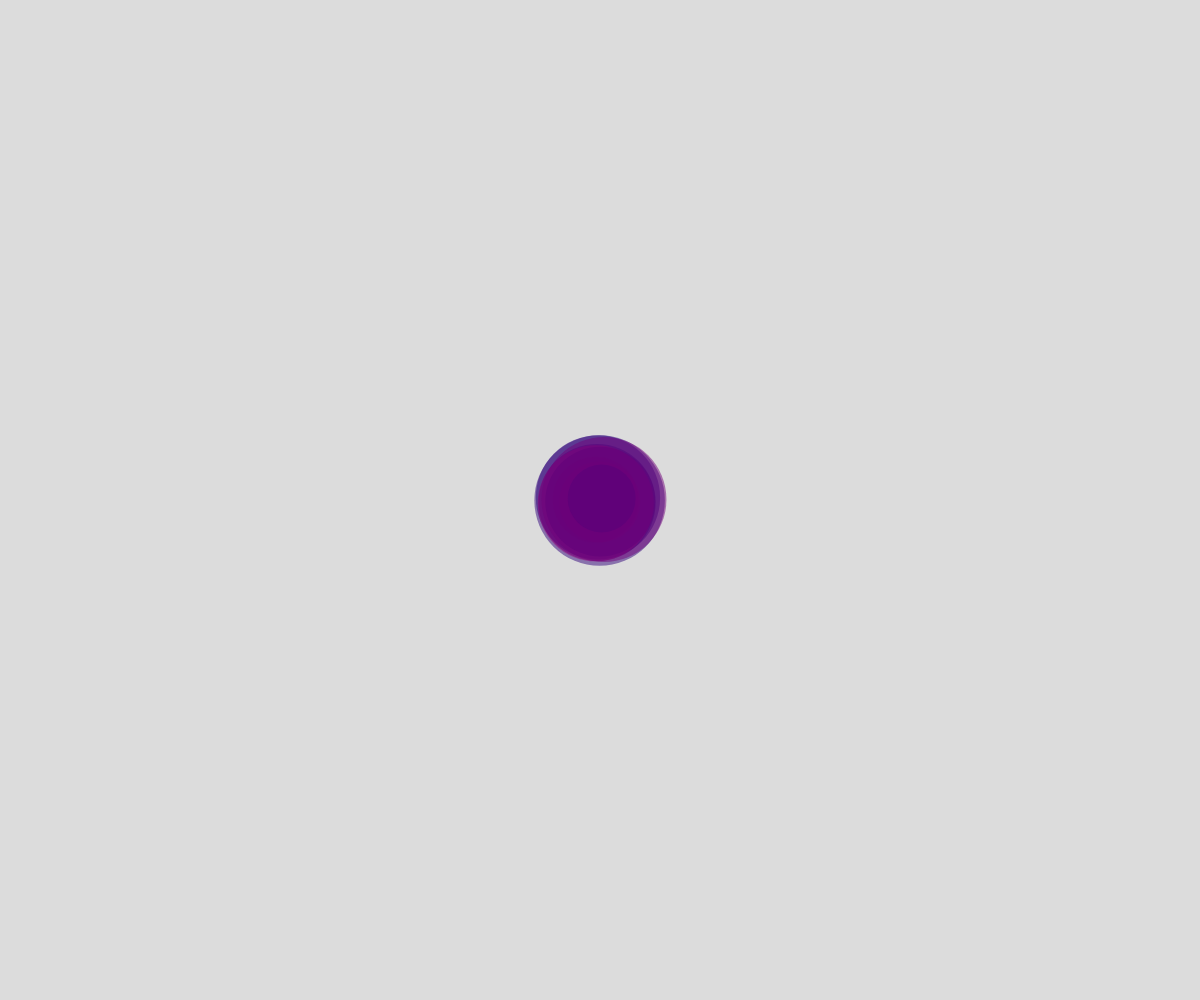
Frame 1 (no input)
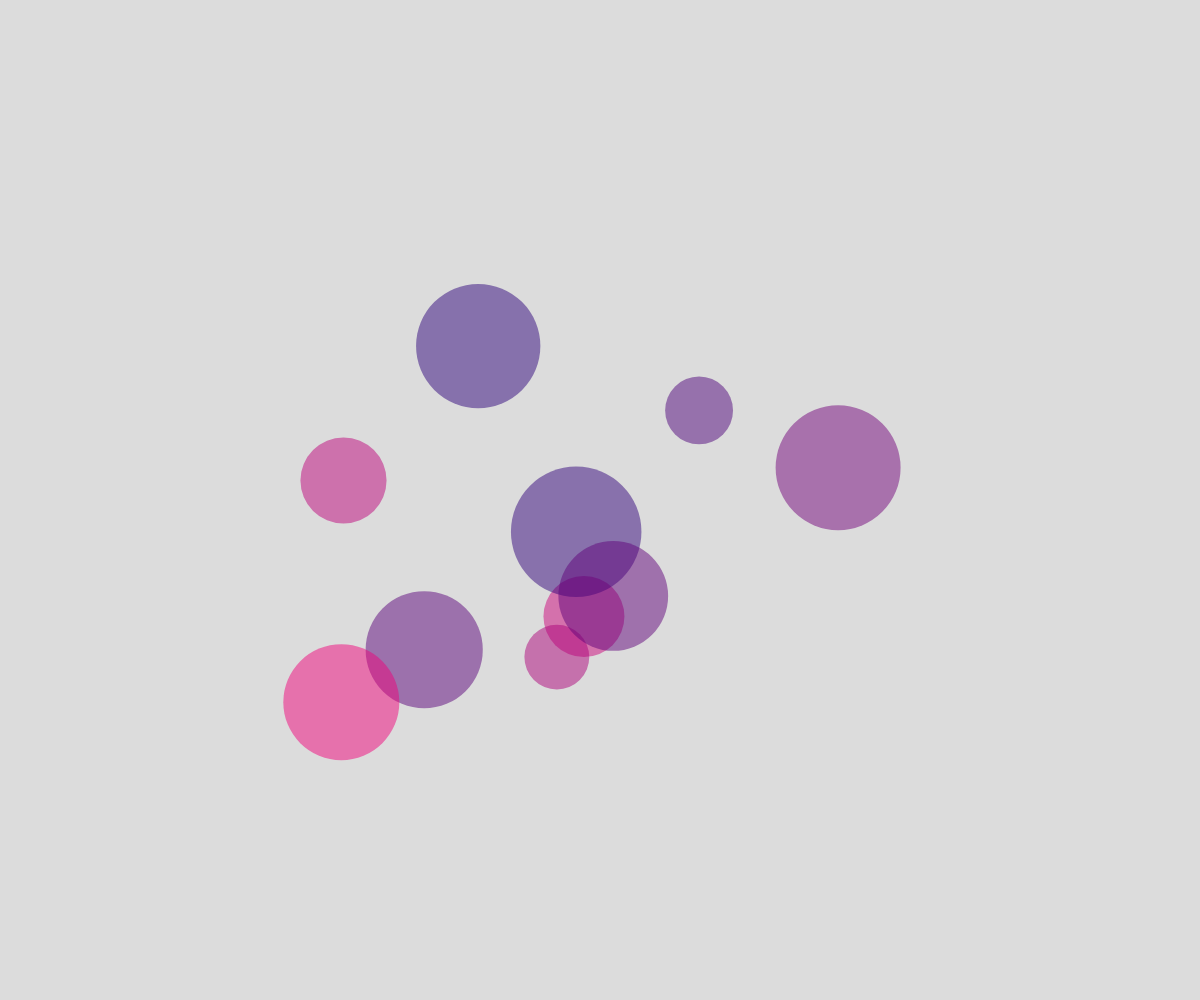
Frame 60 (no input)
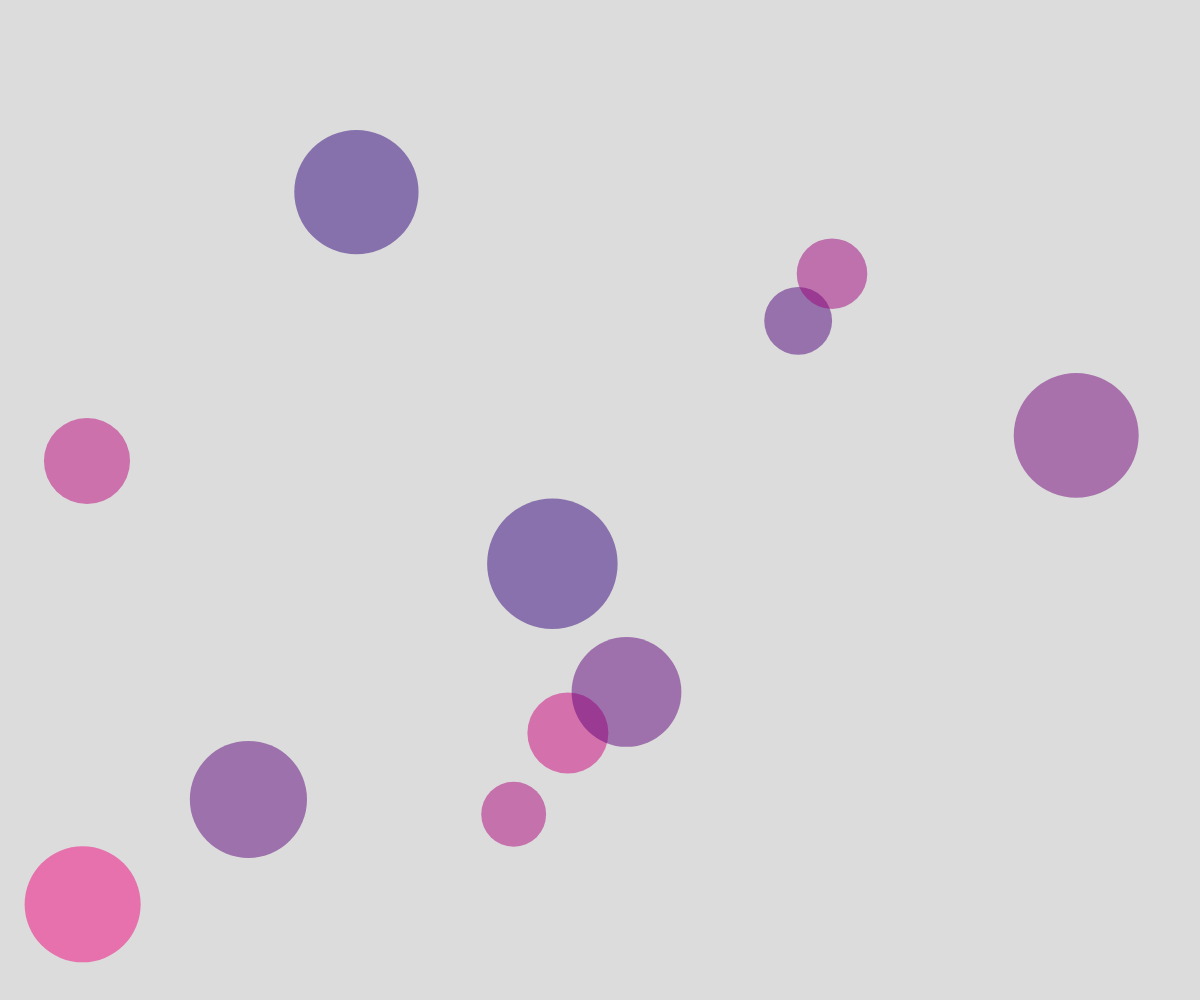
Frame 120 (the mouse pressed at the canvas centre since frame 60)

The p5.js sketch that drew these frames (run headless with seeded random() and noise() and a simulated clock; from frame 60 on, the mouse is pressed at the canvas centre):

// p5.js sketch
// ── sketch.js
// bouncing ball demo
//10/3/2024

let ballArray = [];

function setup() {
  createCanvas(windowWidth, windowHeight);
  for (let i = 0; i < 10; i++) {
    spawnBall(width/2, height/2);
  }
}

function draw() {
  background(220);

  for (let aBall of ballArray) {
    aBall.x += aBall.dx;
    aBall.y += aBall.dy;
  
    if (aBall.x >= width - aBall.r || aBall.x <= 0 + aBall.r){
      aBall.dx *= -1;
    }
    if (aBall.y >= height - aBall.r || aBall.y <= 0 + aBall.r){
      aBall.dy *= -1;
    }
  
    noStroke();
    fill(aBall.red, aBall.green, aBall.blue, aBall.alpha);
    circle(aBall.x, aBall.y, aBall.r*2);
  }
}

function mousePressed() {
  spawnBall(mouseX, mouseY);
}

function spawnBall(theX,theY) {
  let ball = {
    x: theX,
    y: theY,
    r: random(30,70),
    dx: random(-5, 5),
    dy: random(-5, 5),
    red: random(0, 255),
    green: 0,
    blue: 120,
    alpha: 125,
  };
  ballArray.push(ball);
}
